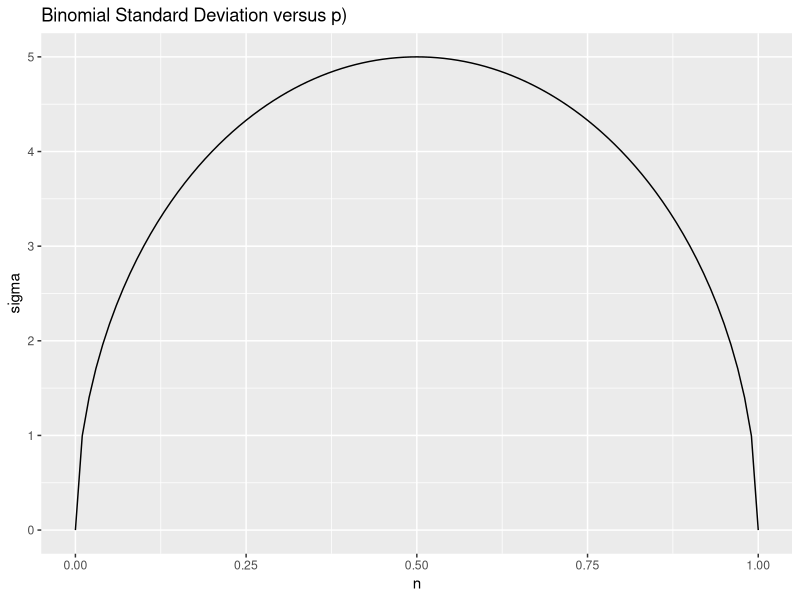
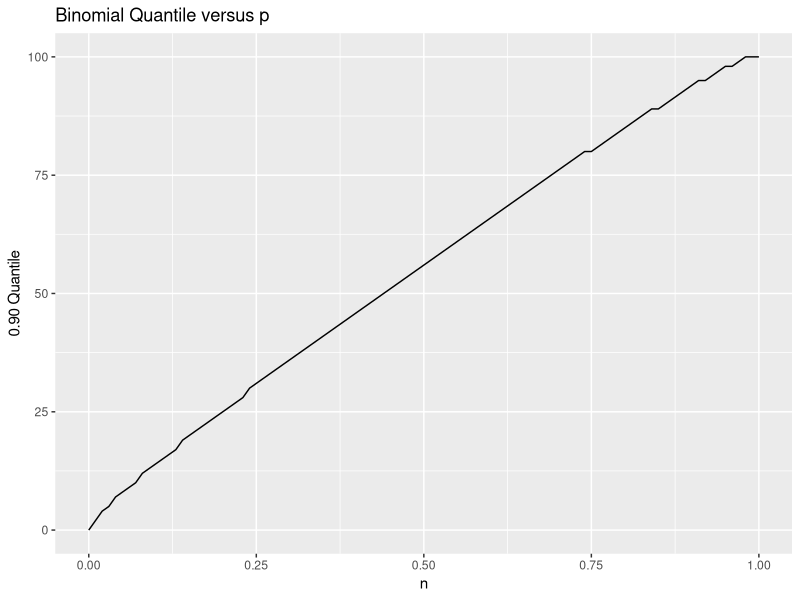

R code for these plots, in order:
## ---- chunk 1
knitr::opts_chunk$set(echo = TRUE, message = FALSE,
                      warning = FALSE, error = TRUE,
                      fig.height = 3)
library(tidyverse)
## ---- chunk 2
binoms <-  tibble(
  n = 100,
  p = seq(0, 1, 0.01),
  mu = n*p,
  sigma = sqrt(n*p*(1-p)),
  q90 = qbinom(0.9, n, p))
## ---- chunk 3
ggplot(binoms, aes(x = p, y = sigma)) +
  geom_line() +
  xlab("n") +
  ylab("sigma") +
  ggtitle("Binomial Standard Deviation versus p)")
## ---- chunk 4
ggplot(binoms, aes(x = p, y = q90)) +
  geom_line() +
  xlab("n") +
  ylab("0.90 Quantile") +
  ggtitle("Binomial Quantile versus p")
## ---- chunk 5
qbinom(0.5, 100, 0.2)
## ---- chunk 6
# P(X <= 20)
pbinom(20, 100, 0.2)

# P(X >= 20)
pbinom(19, 100, 0.2, lower.tail = F)
## ---- chunk 7
# Probability of at least one correct answer
1 - dbinom(0, 10, 0.5)
# or 
pbinom(0, 10, 0.5, lower.tail = F)
## ---- chunk 8
# Probability of 3 - 5 (inclusive) correct answers
pbinom(5, 10, 0.5) - pbinom(2, 10, 0.5)
## ---- chunk 9
# 90th percentile
qbinom(0.9, 10, 0.5)
## ---- chunk 10
pbinom(7, 10, 0.5)

pbinom(6, 10, 0.5)
## ---- chunk 11
# Find P(Normal = 0) = P(0 <= Normal <= 0)
pnorm(0) - pnorm(0)

# Find P(Binom = 2.4).  2.4 is the mean of Binom(6, 0.4)
dbinom(2.4, 6, 0.4)
## ---- chunk 12
pnorm(-1)
## ---- chunk 13
1 - pnorm(1)
# or
pnorm(1, lower.tail = F)
## ---- chunk 14
pnorm(2) - pnorm(0.5)
## ---- chunk 15
pnorm(-0.75) + pnorm(0.75, lower.tail = F)
# or
2 * pnorm(-0.75)
## ---- chunk 16
# Event A
pnorm(15, 10, 4, lower.tail = F)

# Event C
pnorm(15, 10, 4)
